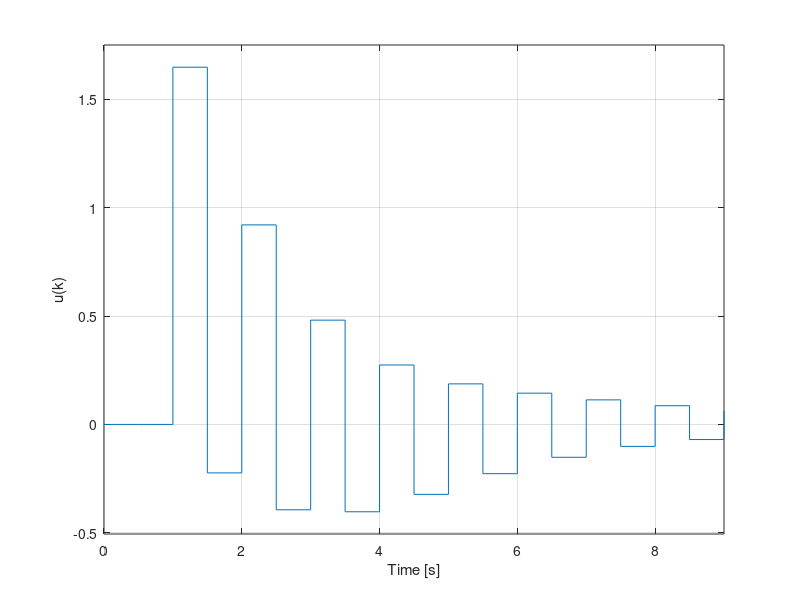
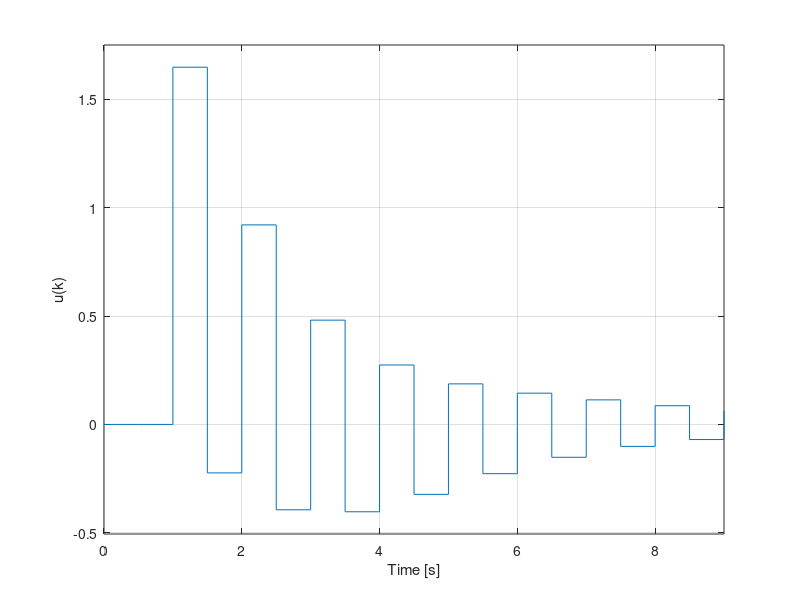

These figures' MATLAB source, in order: (Note: this script raises an error after producing the figures.)
clear
clc
close all
Ts = 0.5;
qi = 1/tf('z',Ts);
qi.Variable = 'z^-1';
G = tf(1,[1 1 0]);
Gd = c2d(G,Ts);
Gd.Variable = 'z^-1';
A = tf(Gd.den{1},1,Ts,'Variable','z^-1');
B = tf(Gd.num{1},1,Ts,'Variable','z^-1')/qi;
b0 = B.num{1}(1);
pd1 = exp(Ts*[-1+i;-1-i]*sqrt(2)/2);
Am = 1-sum(pd1)*qi+prod(pd1)*qi^2;
bmo = 1-sum(pd1)+prod(pd1);
pd2 = exp(Ts*[-1+sqrt(3)*i;-1-sqrt(3)*i]);
Acp = 1-qi*sum(pd2)+qi^2*prod(pd2);
s0 = (Acp.num{1}(2)-Gd.den{1}(2))/b0;
s1 = (Acp.num{1}(3)-Gd.den{1}(3))/b0;
S = s0 + qi*s1;
Bs = B/b0;
Ad = 1;
R = Ad*Bs;
T = (Acp/qi)/b0;
ud = 1-2*qi^25+2*qi^50-2*qi^75;
d = 0.5*qi^40;
yd = qi*bmo*ud/Am;
r = yd*T;
y = qi*(b0*r+B*Ad*d)/Acp;
u = (r - S*y)/R;
%u2 = (A*r/Bs-qi*b0*S*d)/Acp;
figure
subplot(211)
step(ud,'--',yd,'g',y,'r')
legend('u_d(k)','y_d(k)','y(k)')
ylabel('')
title('')
xlim([0 60])
subplot(212)
step(u)
ylabel('u(k)')
title('')
%set(gcf,'Position',[380 105 560 360])
%%
Ad = 1-qi;
diop = Ad*A;
s0 = (Acp.num{1}(2)-diop.num{1}(2))/b0;
s1 = (Acp.num{1}(3)-diop.num{1}(3))/b0;
s2 = -diop.num{1}(4)/b0;
S = s0 + s1*qi + s2*qi^2;
R = Ad*Bs;
y = qi*(b0*r+B*Ad*d)/Acp;
u = (r - S*y)/R;
%u2 = (A*r/Bs-qi*b0*S*d)/Acp;
figure
subplot(211)
step(ud,'--',yd,'g',y,'r')
legend('u_d(k)','y_d(k)','y(k)')
ylabel('')
title('')
xlim([0 60])
subplot(212)
step(u)
ylabel('u(k)')
title('')
set(gcf,'Position',[380 105 560 360])
%%
close all
Bs = 1;
Bu = B;
[Rp, S] = bezout(diop.num{1}, Bu.num{1}, Acp.num{1});
Rp = tf(Rp,1,Ts,'Variable','z^-1');
S = tf(S,1,Ts,'Variable','z^-1');
R = Rp*Ad*Bs;
Ac = Acp*Bs;
T = Acp*qi'*Bu'/sum(Bu.num{1})^2;
r = yd*T;
y = qi*B*(r+R*d)/Ac;
%have to shift to calculate u due to acausality of feedforward
udelay = qi*(r - S*y)/R;
tend = 60;
[ud t1] = step(ud,tend);
t1 = [-5; t1(floor(1:.5:length(t1)+0.5))];
ud = [0; 0; ud(floor(1:.5:length(ud)))];
[yd t2] = step(yd,tend);
t2 = [-5; t2(floor(1:.5:length(t2)+0.5))];
yd = [0; 0; yd(floor(1:.5:length(yd)))];
[y t3] = step(y,tend);
t3 = [-5; t3(floor(1:.5:length(t3)+0.5))];
y = [0; 0; y(floor(1:.5:length(y)))];
[udelay t4] = step(udelay,tend+Ts); %go one step further for plot's sake
t4 = [-5; t4(floor(1:.5:length(t4)+0.5))-Ts]; %shifted one step
udelay = [0; 0; udelay(floor(1:.5:length(udelay)))];
figure
subplot(211)
plot(t1,ud,'--',t2,yd,t3,y)
legend('u_d(k)','y_d(k)','y(k)')
xlim([-5 60])
subplot(212)
plot(t4,udelay)
ylabel('u(k)')
xlabel('Time (sec)')
xlim([-5 60])
%set(gcf,'Position',[380 105 560 360])
